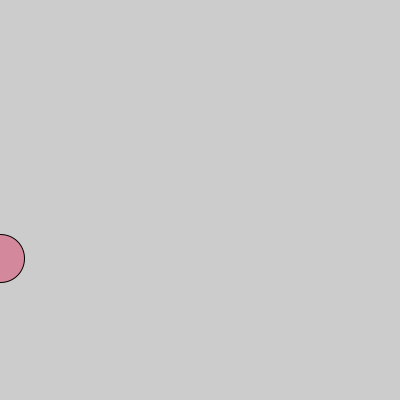
Frame 1 (no input)
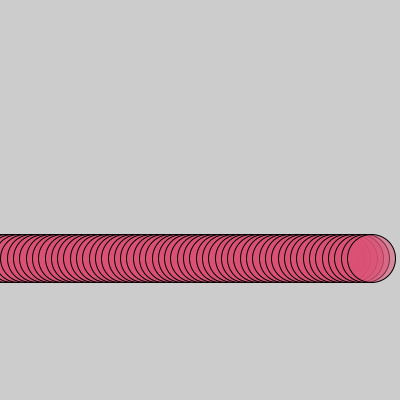
Frame 60 (the mouse pressed at the canvas centre just before this capture)
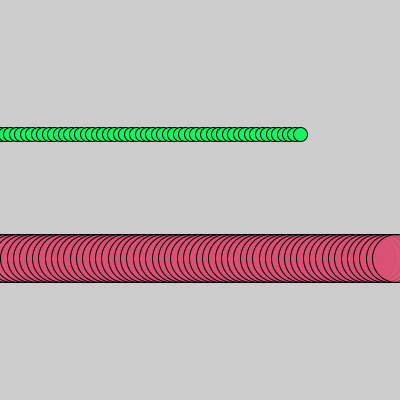
Frame 120 (the mouse held since frame 60 and released just before this capture)

The Processing sketch that drew these frames (run headless with seeded random() and noise(); from frame 60 on, the mouse is pressed at the canvas centre):

// Processing sketch: basic_02D_variable_random_rgb
// ── basic_02D_variable_random_rgb.pde
/* Zhang Liqun@SJTU IDM
*/

// declare variables "x", "y", "speed", "col" and "rad"
float x,y,speed,rad,col;
int rgbcol;

void setup() {
  size(400,400);  
  smooth();
  
  x=0;
  y=random(height);  
  speed=random(5,10);
  rad=random(20,50);
  col=random(50,255);
  rgbcol=color(random(255),random(255),random(255),random(255));
}

void draw() {
  //turn off background() to draw trails
  //background(200);

  fill(rgbcol);
  ellipse(x,y, rad,rad);

  // increase x for each frame
  x=x+speed;  
  
  // if x goes off screen, set it back to zero
  // and choose new random parameters
  if(x>width) {
    x=0;
    y=random(height);  
    speed=random(5,10);
    rad=random(10,30);
    rgbcol=color(random(255),random(255),random(255),random(255));
    rgbcol=color(random(255),random(255),random(255));
  }
}
